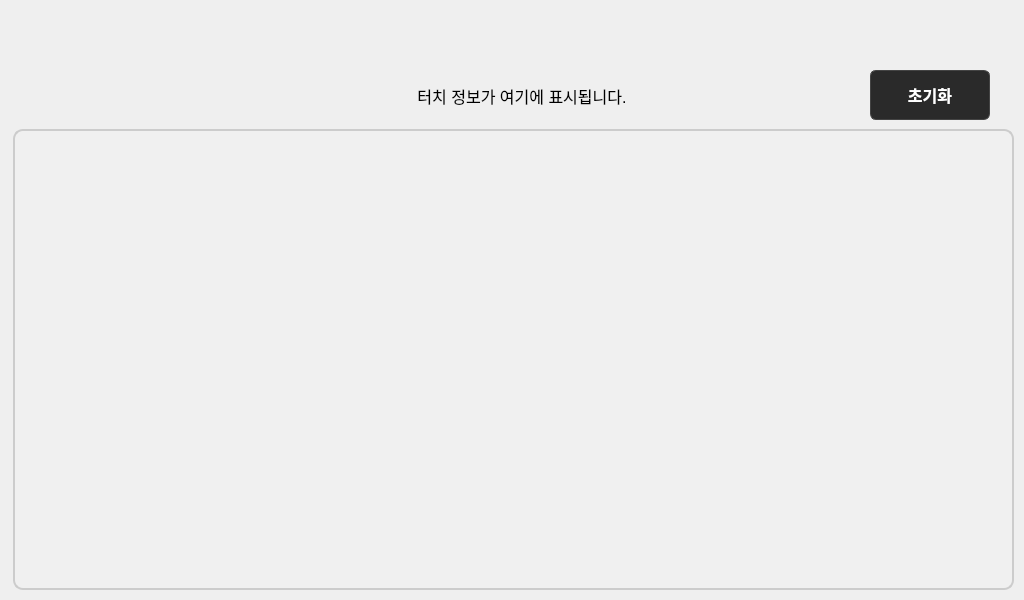
<?xml version="1.0" encoding="UTF-8"?>
<ui version="4.0">
 <class>TouchTestView</class>
 <widget class="QWidget" name="TouchTestView">
  <property name="geometry">
   <rect>
    <x>0</x>
    <y>0</y>
    <width>1024</width>
    <height>600</height>
   </rect>
  </property>
  <property name="windowTitle">
   <string>Form</string>
  </property>
  <widget class="QWidget" name="status_bar_placeholder" native="true">
   <property name="geometry">
    <rect>
     <x>0</x>
     <y>0</y>
     <width>1024</width>
     <height>60</height>
    </rect>
   </property>
  </widget>
  <widget class="QGraphicsView" name="touch_area">
   <property name="geometry">
    <rect>
     <x>13</x>
     <y>129</y>
     <width>1001</width>
     <height>461</height>
    </rect>
   </property>
   <property name="styleSheet">
    <string notr="true">background-color: #f0f0f0;
border: 2px solid #cccccc;
border-radius: 10px;</string>
   </property>
  </widget>
  <widget class="QLabel" name="touch_info_label">
   <property name="geometry">
    <rect>
     <x>30</x>
     <y>70</y>
     <width>984</width>
     <height>51</height>
    </rect>
   </property>
   <property name="font">
    <font>
     <pointsize>12</pointsize>
    </font>
   </property>
   <property name="text">
    <string>터치 정보가 여기에 표시됩니다.</string>
   </property>
   <property name="alignment">
    <set>Qt::AlignCenter</set>
   </property>
  </widget>
  <widget class="QPushButton" name="clear_button">
   <property name="geometry">
    <rect>
     <x>870</x>
     <y>70</y>
     <width>120</width>
     <height>50</height>
    </rect>
   </property>
   <property name="font">
    <font>
     <pointsize>12</pointsize>
     <bold>true</bold>
    </font>
   </property>
   <property name="styleSheet">
    <string notr="true">QPushButton {
    background-color: #2A2A2A;
    color: white;
    border: 1px solid #444444;
    border-radius: 6px;
}
QPushButton:hover {
    background-color: #3A3A3A;
    border: 1px solid #666666;
}
QPushButton:pressed {
    background-color: #333333;
}</string>
   </property>
   <property name="text">
    <string>초기화</string>
   </property>
  </widget>
 </widget>
 <resources/>
 <connections/>
</ui>
 
